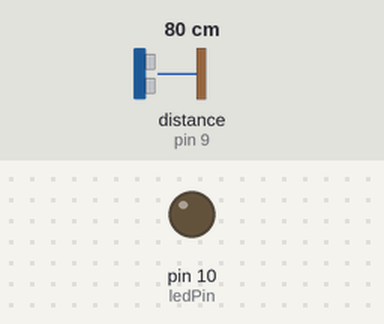
Bench run of a sketch on a simulated Arduino Uno, built with avr-gcc and run on an emulated ATmega328P. Shown: output pins drawn as LEDs (lit = HIGH). The inputs (shaded band) are chosen by the test bench; at power-on: distance to the obstacle (sensor on pin 9) 80 cm. The echo pulse lasts 58.3 µs per cm.

Above: at 1.2 s.
1.3 s: distance to the obstacle (sensor on pin 9) set to 16 cm
2.8 s: distance to the obstacle (sensor on pin 9) set to 13 cm
At 3.9 s:
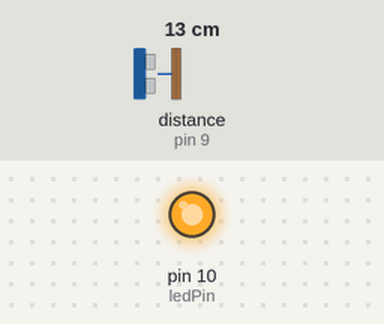
4.3 s: distance to the obstacle (sensor on pin 9) set to 18 cm
At 4.7 s:
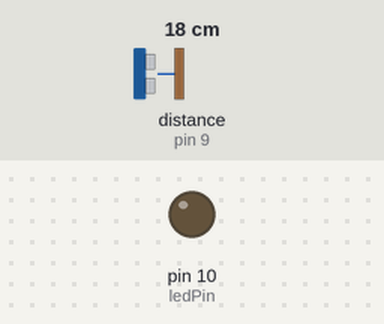
5.8 s: distance to the obstacle (sensor on pin 9) set to 2 cm
At 7.0 s:
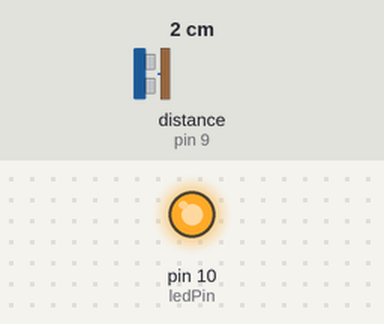
Timing chart, 0 to 8.3 s (numbered marks = the images above; inputs shaded):
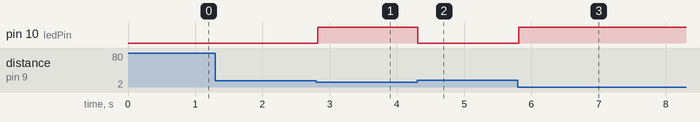

The sketch:

Final_Project_Code.ino
```cpp
#include <NewPing.h>

int ledPin=10;
int trigPin=8;
int echoPin=9;

NewPing sonar(trigPin, echoPin);


void setup() {

pinMode(ledPin,OUTPUT);

}

void loop() {
  delay(50);
  int dist = sonar.ping_cm();
  if (dist < 15)
digitalWrite(ledPin,HIGH);
   else
    digitalWrite(ledPin,LOW);

}
```

Measured:
- the behaviour switches between 15 and 14 cm on distance to the obstacle (sensor on pin 9) (found by bisection; images 0 and 1)
- after the input at 1.3 s, every drawn part: stays the same
- after the input at 2.8 s, pin 10 (ledPin): LOW → HIGH at once
- after the input at 4.3 s, pin 10 (ledPin): HIGH → LOW at once
- after the input at 5.8 s, pin 10 (ledPin): LOW → HIGH at once
